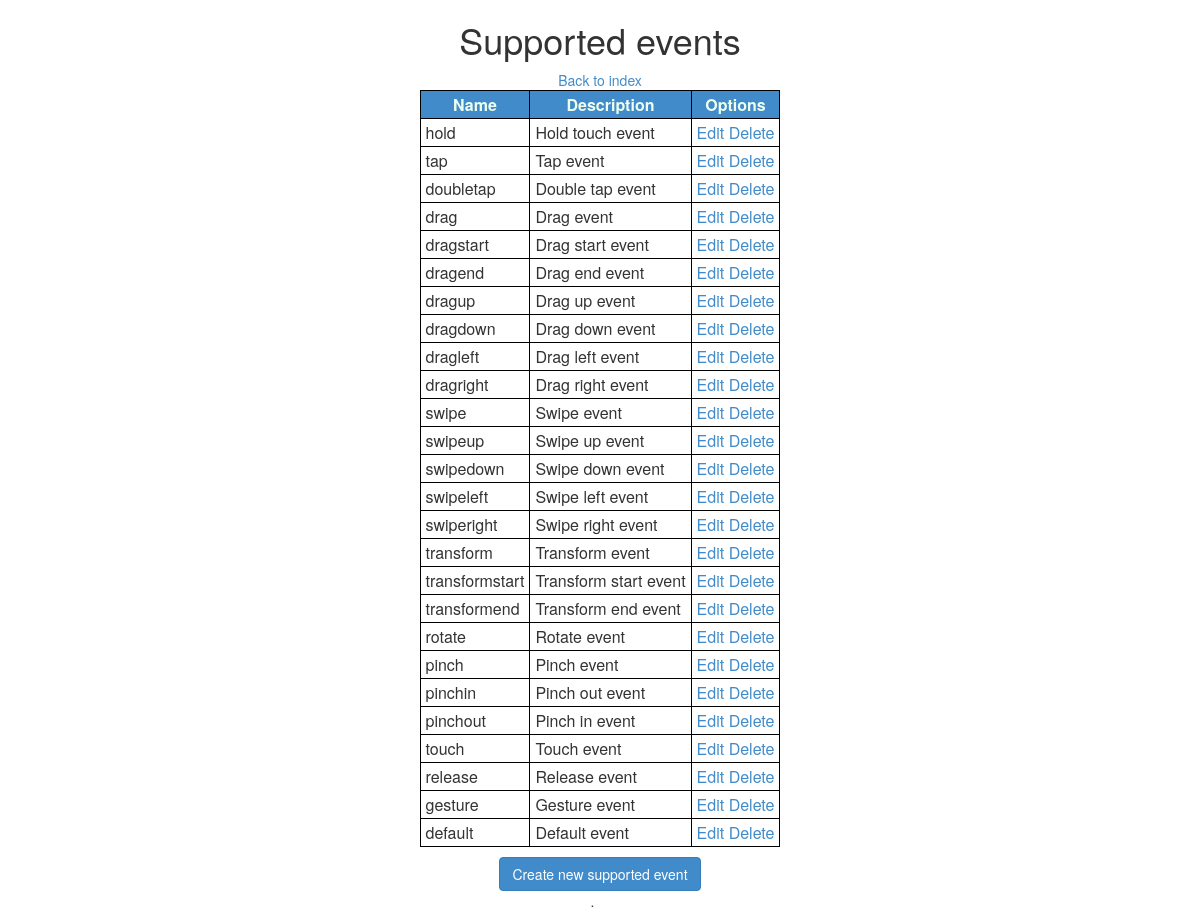
/admin/events/index.php, run on the app's committed database.
### tables this page shows
CREATE TABLE `supported_events` (
  `id_event` int(11) NOT NULL AUTO_INCREMENT,
  `name` varchar(45) NOT NULL,
  `description` varchar(120) DEFAULT NULL,
  PRIMARY KEY (`id_event`),
  UNIQUE KEY `name_UNIQUE` (`name`)
);

### admin/events/index.php (the view, shortened to what this page needs)
<html>
    <head>
        <?php
        include "../../template/_head.php";
        include '../../db_info.php';
        $link = mysqli_connect($hst, $usrnm, $psswrd, $schm) or die("Error ".  mysqli_error($link));
        $events_query = "SELECT se.id_event, se.name, se.description FROM supported_events se;" ;
        $events = $link->query($events_query);
        ?>
        <link href="/mobile/admin/css/admin.css" rel="stylesheet" type="text/css">
    </head>
    <body>
        <center>
            <h1>Supported events</h1>
            <a href="/mobile/admin/" >Back to index</a>
            <table>
                <thead>
                    <tr>
                        <th>Name</th>
                        <th>Description</th>
                        <th>Options</th>
                    </tr>
                </thead>
                <tbody>
                    <?php
                    while($event = mysqli_fetch_array($events)){
                    ?>
                    <tr>
                        <td><?php echo $event["name"] ?></td>
                        <td><?php echo $event["description"] ?></td>
                        <td>
                            <a href="edit.php?event=<?php $event['id_event'] ?>" >Edit</a>
                            <a href="#" >Delete</a>
                        </td>
                    </tr>
                    <?php
                    }
                    ?>
                </tbody>
            </table>
            <span class="row"><a href="create.php" class="btn btn-primary" >Create new supported event</a></span>.
        </center>
    </body>
</html>

### admin/css/admin.css (style rules this page uses)
table { margin-bottom: 10px; border: 1px solid black; border-collapse: collapse; }
td, th, thead tr th, tbody tr td { border: 1px solid black; padding: 2px 5px; }
thead tr th { background-color: #428BCA; color: #efe; text-align: center; }

### data on the page
supported_events: name "hold", description "Hold touch event"
supported_events: name "tap", description "Tap event"
supported_events: name "doubletap", description "Double tap event"
supported_events: name "drag", description "Drag event"
supported_events: name "dragstart", description "Drag start event"
supported_events: name "dragend", description "Drag end event"
supported_events: name "dragup", description "Drag up event"
supported_events: name "dragdown", description "Drag down event"
supported_events: name "dragleft", description "Drag left event"
supported_events: name "dragright", description "Drag right event"
supported_events: name "swipe", description "Swipe event"
supported_events: name "swipeup", description "Swipe up event"
supported_events: name "swipedown", description "Swipe down event"
supported_events: name "swipeleft", description "Swipe left event"
supported_events: name "swiperight", description "Swipe right event"
supported_events: name "transform", description "Transform event"
supported_events: name "transformstart", description "Transform start event"
supported_events: name "transformend", description "Transform end event"
supported_events: name "rotate", description "Rotate event"
supported_events: name "pinch", description "Pinch event"
supported_events: name "pinchin", description "Pinch out event"
supported_events: name "pinchout", description "Pinch in event"
supported_events: name "touch", description "Touch event"
supported_events: name "release", description "Release event"
supported_events: name "gesture", description "Gesture event"
supported_events: name "default", description "Default event"
